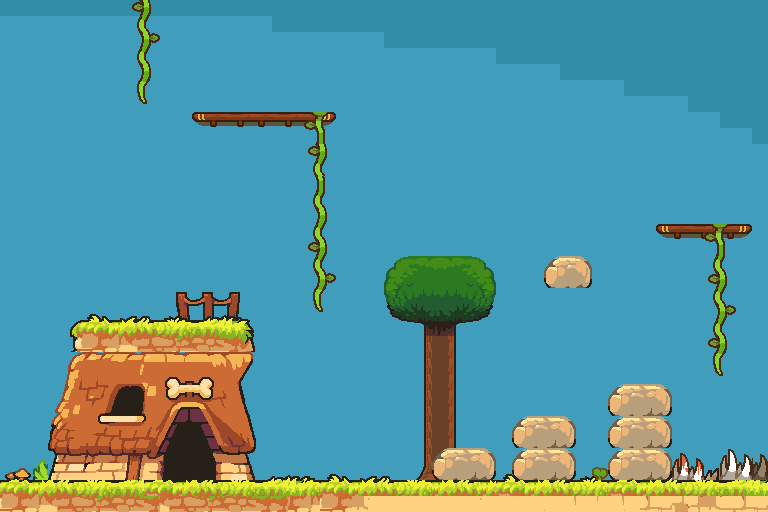

A 2D game scene composited from a Tiled map and its tileset images. What follows is a short description and the map's XML, with each tile layer's data collapsed to a summary:
An orthogonal 48x32 tile map with 16x16 px tiles, 5 tile layers (Pozadí, zem, tráva doplňky, 1. patro, ...).

<map version="1.0" tiledversion="1.0.3" orientation="orthogonal" renderorder="right-down" width="48" height="32" tilewidth="16" tileheight="16" nextobjectid="1">
 <tileset firstgid="1" source="prehistoric_tileset.tsx" />
 <layer name="Pozadí" width="48" height="32">
  <data>[1536 cells, 1536 non-empty, 2 distinct tile ids]</data>
 </layer>
 <layer name="zem" width="48" height="32">
  <data>[1536 cells, 217 non-empty, 95 distinct tile ids]</data>
 </layer>
 <layer name="tráva doplňky" width="48" height="32">
  <data>[1536 cells, 209 non-empty, 167 distinct tile ids]</data>
 </layer>
 <layer name="1. patro" width="48" height="32">
  <data>[1536 cells, 50 non-empty, 28 distinct tile ids]</data>
 </layer>
 <layer name="1. patro doplňky" width="48" height="32">
  <data>[1536 cells, 56 non-empty, 31 distinct tile ids]</data>
 </layer>
</map>
